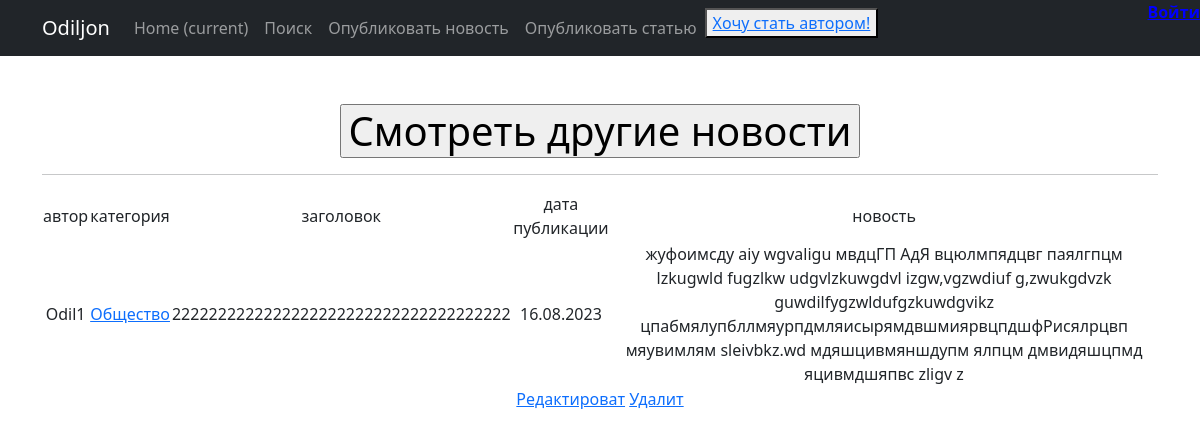
/2, run on the app's committed database.
### news/models.py (models this page shows, shortened)
class Post(models.Model):
    ART = 'AR'
    NEWS = 'NW'
    TYPES = [(ART, 'Статья'), (NEWS, 'Новость')]
    author = models.ForeignKey(Author, on_delete=models.CASCADE, verbose_name='Автор')
    post_type = models.CharField(max_length=10, choices=TYPES, verbose_name='Тип поста')
    created_at = models.DateTimeField(auto_now_add=True, verbose_name='Дата публикации')
    post_category = models.ManyToManyField(Category, through='PostCategory')
    post_title = models.CharField(max_length=120, verbose_name='Заголовок')
    post_text = models.TextField(verbose_name='Содержание')
    post_rating = models.IntegerField(default=0, verbose_name='Рейтинг поста')

class Author(models.Model):
    user = models.OneToOneField(User, on_delete=models.CASCADE)  # ID пользователя, который является автором
    author_rating = models.IntegerField(default=0)

class Category(models.Model):
    category_name = models.CharField(max_length=25, unique=True)  # Название категории
    subscribers = models.ManyToManyField(User, blank=True, related_name='categories')
    def __str__(self):
        return self.category_name

### news/views.py (the view)
# urls.py: path('<int:pk>', PostDetail.as_view(), name='post_detail'),
class PostDetail(DetailView):
    model = Post
    template_name = 'news/post.html'
    context_object_name = 'post'
    def get_context_data(self, **kwargs):
        context = super().get_context_data(**kwargs)
        context['is_not_author'] = not self.request.user.groups.filter(name='author').exists()
        return context

### news/templatetags/censor.py (called while the page is built)
@register.filter(name='censor')
def censor(value):
    for word in cens:
        value = value.replace(word, word[0] + '*' * len(word))
    return value

### templates/news/post.html (shortened to what this page needs)
{% extends 'flatpages/default.html' %}
{% load censor %}
{% block content %}
<form action="http://127.0.0.1:8000/" method="get">
       <h1><input type="submit" value="Смотреть другие новости" /></h1>
   </form>
   <hr>
   {% if post %}
       <table>
           <tr>
               <td>автор</td>
               <td>категория</td>
               <td>заголовок</td>
               <td>дата публикации</td>
               <td>новость</td>
           </tr>
           <tr>
               <td>{{ post.author.user }}</td>
               <td>{% for category in post.post_category.all %}
                        <a href="{% url 'category_list' category.id %}">{{ category }}</a>
                   {% endfor %}
               </td>
               <td>{{ post.post_title }}</td>
               <td>{{  post.created_at|date:'d.m.Y' }}</td>
               <td>{{ post.post_text|censor }}</td>
           </tr>
       </table>
   {% else %}
       <h2>No news!</h2>
   {% endif %}
<a href="{%url 'news_edit' post.pk %}">Редактироват</a>
<a href="{%url 'news_delete' post.pk %}">Удалит</a>
{% endblock content %}

### data on the page
Post: author.user "Odil1", post_title "2222222222222222222222222222222222222", created_at "16.08.2023", post_text|censor "жуфоимсду aiy wgvaligu мвдцГП АдЯ вцюлмпядцвг паялгпцм lzkugwld fugzlkw udgvlzkuwgdvl izgw,vgzwdiuf g,zwukgdvzk guwdilfygzwldufgzkuwdgvikz цпабмялупбллмяурпдмляисырямдвшмиярвцпдшфРисялрцвп мяувимлям sleivbkz.wd мдяшцивмяншдупм ялпцм дмвидяшцпмд яцивмдшяпвс zligv z"
Category: category_name "Общество"
